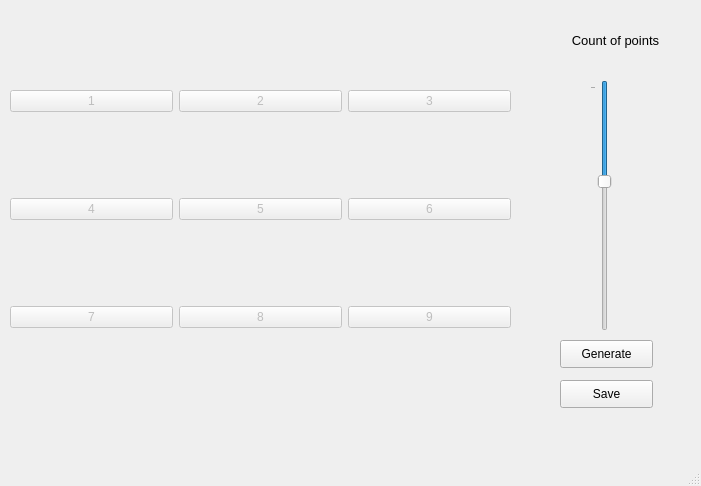
<?xml version="1.0" encoding="UTF-8"?>
<ui version="4.0">
 <class>window</class>
 <widget class="QMainWindow" name="window">
  <property name="geometry">
   <rect>
    <x>0</x>
    <y>0</y>
    <width>701</width>
    <height>486</height>
   </rect>
  </property>
  <property name="windowTitle">
   <string>Password generator</string>
  </property>
  <widget class="QWidget" name="centralwidget">
   <widget class="QWidget" name="gridLayoutWidget">
    <property name="geometry">
     <rect>
      <x>10</x>
      <y>10</y>
      <width>501</width>
      <height>401</height>
     </rect>
    </property>
    <layout class="QGridLayout" name="gridLayout">
     <item row="2" column="1">
      <widget class="QPushButton" name="butt8">
       <property name="enabled">
        <bool>false</bool>
       </property>
       <property name="focusPolicy">
        <enum>Qt::NoFocus</enum>
       </property>
       <property name="text">
        <string>8</string>
       </property>
      </widget>
     </item>
     <item row="2" column="0">
      <widget class="QPushButton" name="butt7">
       <property name="enabled">
        <bool>false</bool>
       </property>
       <property name="focusPolicy">
        <enum>Qt::NoFocus</enum>
       </property>
       <property name="text">
        <string>7</string>
       </property>
      </widget>
     </item>
     <item row="1" column="1">
      <widget class="QPushButton" name="butt5">
       <property name="enabled">
        <bool>false</bool>
       </property>
       <property name="focusPolicy">
        <enum>Qt::NoFocus</enum>
       </property>
       <property name="text">
        <string>5</string>
       </property>
      </widget>
     </item>
     <item row="0" column="1">
      <widget class="QPushButton" name="butt2">
       <property name="enabled">
        <bool>false</bool>
       </property>
       <property name="focusPolicy">
        <enum>Qt::NoFocus</enum>
       </property>
       <property name="text">
        <string>2</string>
       </property>
      </widget>
     </item>
     <item row="0" column="0">
      <widget class="QPushButton" name="butt1">
       <property name="enabled">
        <bool>false</bool>
       </property>
       <property name="focusPolicy">
        <enum>Qt::NoFocus</enum>
       </property>
       <property name="text">
        <string>1</string>
       </property>
      </widget>
     </item>
     <item row="1" column="0">
      <widget class="QPushButton" name="butt4">
       <property name="enabled">
        <bool>false</bool>
       </property>
       <property name="focusPolicy">
        <enum>Qt::NoFocus</enum>
       </property>
       <property name="text">
        <string>4</string>
       </property>
      </widget>
     </item>
     <item row="0" column="2">
      <widget class="QPushButton" name="butt3">
       <property name="enabled">
        <bool>false</bool>
       </property>
       <property name="focusPolicy">
        <enum>Qt::NoFocus</enum>
       </property>
       <property name="text">
        <string>3</string>
       </property>
      </widget>
     </item>
     <item row="1" column="2">
      <widget class="QPushButton" name="butt6">
       <property name="enabled">
        <bool>false</bool>
       </property>
       <property name="focusPolicy">
        <enum>Qt::NoFocus</enum>
       </property>
       <property name="text">
        <string>6</string>
       </property>
      </widget>
     </item>
     <item row="2" column="2">
      <widget class="QPushButton" name="butt9">
       <property name="enabled">
        <bool>false</bool>
       </property>
       <property name="focusPolicy">
        <enum>Qt::NoFocus</enum>
       </property>
       <property name="text">
        <string>9</string>
       </property>
      </widget>
     </item>
    </layout>
   </widget>
   <widget class="QPushButton" name="butt_generate">
    <property name="geometry">
     <rect>
      <x>560</x>
      <y>340</y>
      <width>93</width>
      <height>28</height>
     </rect>
    </property>
    <property name="text">
     <string>Generate</string>
    </property>
   </widget>
   <widget class="QSlider" name="verticalSlider">
    <property name="geometry">
     <rect>
      <x>590</x>
      <y>80</y>
      <width>22</width>
      <height>251</height>
     </rect>
    </property>
    <property name="minimum">
     <number>5</number>
    </property>
    <property name="maximum">
     <number>10</number>
    </property>
    <property name="sliderPosition">
     <number>7</number>
    </property>
    <property name="orientation">
     <enum>Qt::Vertical</enum>
    </property>
    <property name="invertedAppearance">
     <bool>true</bool>
    </property>
    <property name="tickPosition">
     <enum>QSlider::TicksAbove</enum>
    </property>
   </widget>
   <widget class="QLabel" name="label">
    <property name="geometry">
     <rect>
      <x>550</x>
      <y>30</y>
      <width>131</width>
      <height>20</height>
     </rect>
    </property>
    <property name="font">
     <font>
      <pointsize>10</pointsize>
     </font>
    </property>
    <property name="layoutDirection">
     <enum>Qt::LeftToRight</enum>
    </property>
    <property name="text">
     <string>Count of points</string>
    </property>
    <property name="alignment">
     <set>Qt::AlignCenter</set>
    </property>
   </widget>
   <widget class="QPushButton" name="pushButton">
    <property name="geometry">
     <rect>
      <x>560</x>
      <y>380</y>
      <width>93</width>
      <height>28</height>
     </rect>
    </property>
    <property name="text">
     <string>Save</string>
    </property>
   </widget>
  </widget>
  <widget class="QStatusBar" name="statusbar"/>
 </widget>
 <resources/>
 <connections/>
</ui>
